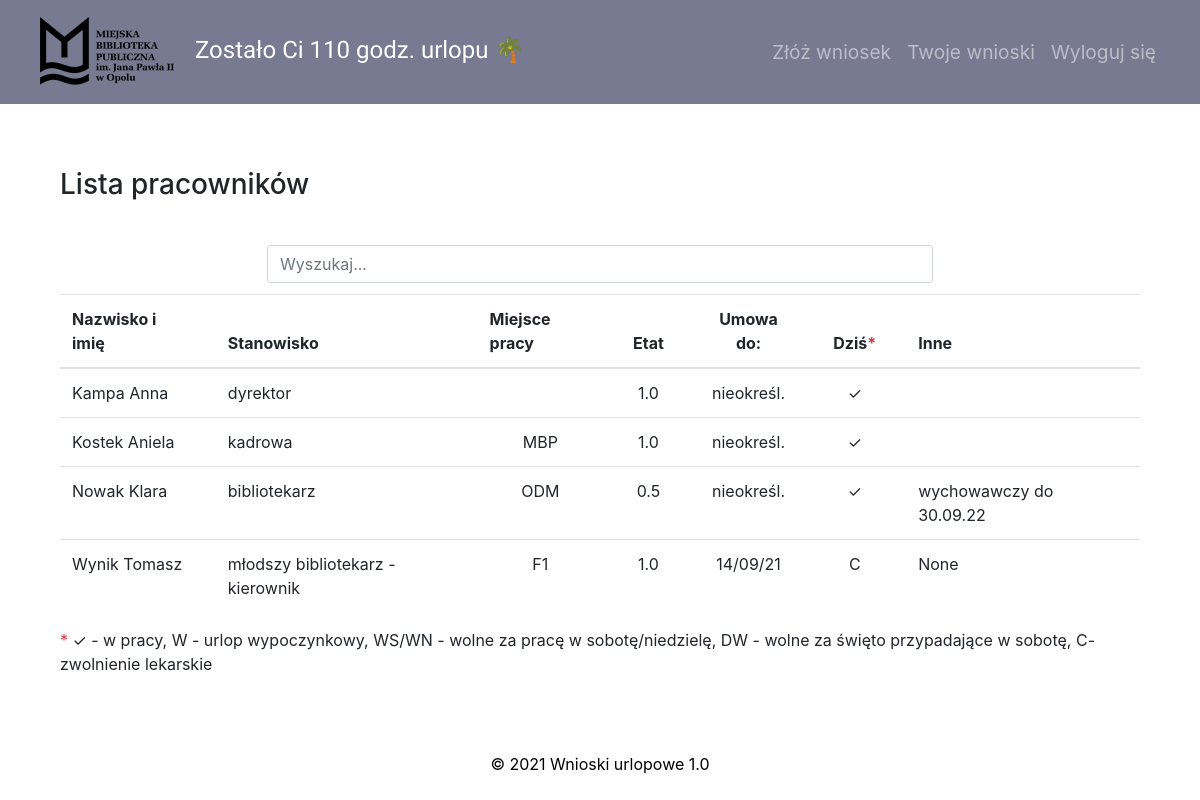
The app's page /employees_list (signed in) with its own data.
### main.py (models this page shows, shortened)
class Employee(UserMixin, db.Model):
    __tablename__ = "employees"
    id = db.Column(db.Integer, primary_key=True)
    name = db.Column(db.String(50), unique=False, nullable=False)
    login = db.Column(db.String(10), unique=True, nullable=False)
    password = db.Column(db.String(100))
    position = db.Column(db.String(50), unique=False)
    position_info = db.Column(db.String(20))
    work_place = db.Column(db.String)
    is_manager = db.Column(db.String(3), nullable=False)
    is_topmanager = db.Column(db.String(3), nullable=False)
    work_time = db.Column(db.Float, unique=False, nullable=False)
    email = db.Column(db.String)
    days_off = db.Column(db.Integer, nullable=False)
    annual_days_off = db.Column(db.Integer)
    contract_end = db.Column(db.String)
    requests = relationship("Request", back_populates="author")
    sickleaves = relationship("SickLeave", back_populates="person")
    manager_id = db.Column(db.Integer, db.ForeignKey("employees.id"))
    manager = relationship("Employee", backref='subordinates', remote_side="Employee.id")
    today_note = db.Column(db.String(20))
    additional_info = db.Column(db.String)

### main.py (the view)
@app.route("/employees_list")
@login_required
def employees_list():
    all_employees = Employee.query.order_by(Employee.name).all()
    employee_to_search = Employee.query.get(current_user.id)
    employees_requests_received = db.session.query(Request).filter(
        Request.send_to_person == employee_to_search.name).filter(Request.status == "oczekujący")
    request_list = len(employees_requests_received.all())
    today = date.today().strftime("%d/%m/%y")
    today_requests = db.session.query(Request).filter(Request.start_date <= today).filter(Request.end_date >= today)
    today_sickleaves = db.session.query(SickLeave).filter(SickLeave.start_date <= today).filter(
        SickLeave.end_date >= today)
    for employee in all_employees:
        todays = db.session.query(SickLeave).filter(SickLeave.start_date <= today).filter(
            SickLeave.end_date >= today).filter(SickLeave.person_id == employee.id).all()
        todayr = db.session.query(Request).filter(Request.start_date <= today).filter(Request.end_date >= today).filter(
            Request.status != "odrzucony").filter(Request.author_id == employee.id).all()
        if len(todays) != 0:
            employee.today_note = "C"
        elif len(todayr) != 0:
            for tr in todayr:
                temporary_list2 = []
                temporary_list2.append(tr.type)
                employee.today_note = temporary_list2[0]
        else:
            employee.today_note = "✓"
    return render_template("employees_list.html", request_list=request_list, today_sickleaves=today_sickleaves,
                           today_requests=today_requests, all_employees=all_employees)

### main.py (called while the page is built)
@login_manager.user_loader
def load_user(employee_id):
    return Employee.query.get(int(employee_id))

### templates/employees_list.html
{% include 'header.html' %}
<section class="page-section">
    <div class="wnioski">
        <h3 class="mt-2">Lista pracowników</h3>
        <div class="row">
            <input class="form-control col search" id="myInput1" type="text" placeholder="Wyszukaj...">
        </div>
        <table class="table js-serial table-responsive empl_table" id="present">
            <thead>
            <tr>
                <th scope="col">Nazwisko i imię</th>
                <th scope="col">Stanowisko</th>
                <th scope="col">Miejsce pracy</th>
                <th scope="col" class="text-center">Etat</th>
                <th scope="col" class="text-center">Umowa do:</th>
                <th scope="col" class="text-center">Dziś<span class="text-danger">*</span></th>
                <th scope="col">Inne</th>
            </tr>
            </thead>
            <tbody id="myTable1">
                {% for employee in all_employees %}
            <tr>
                <td>{{ employee.name }}</td>
                <td>{{ employee.position }}</td>
                <td class="text-center">{{ employee.work_place}}</td>
                <td class="text-center">{{ employee.work_time }}</td>
                <td class="text-center">{{ employee.contract_end }}</td>
                <td class="text-center">{{ employee.today_note}} </td>
                <td> {{ employee.additional_info }}</td>
            </tr>
            {% endfor %}
            </tbody>
        </table>
        <span class="text-danger">*</span> ✓ - w pracy, W - urlop wypoczynkowy, WS/WN - wolne za pracę w
        sobotę/niedzielę, DW - wolne za święto przypadające w sobotę, C- zwolnienie lekarskie
    </div>
</section>
{% include 'footer.html' %}

### templates/header.html (shortened to what this page needs)
<!DOCTYPE html>
<html lang="en">
<head>
</head>
<body>
<!DOCTYPE html>
<html lang="en">
<head>
    <link rel="stylesheet" href="https://maxcdn.bootstrapcdn.com/bootstrap/4.0.0/css/bootstrap.min.css"
>
    <link rel="stylesheet"
          href="https://cdnjs.cloudflare.com/ajax/libs/bootstrap-datepicker/1.9.0/css/bootstrap-datepicker.min.css"/>
    <link href="{{ url_for('static', filename='styles2.css') }}" rel="stylesheet">
</head>
<body>
<section id="body">
    <div class="container-fluid">
    <nav class="navbar fixed-top navbar-expand-lg navbar-dark">
        <a href="{{url_for('main')}}" class="navbar-brand ml-1" id="nav_urlop"><img src="/static/mbp_logo.png" class="d-inline-block align-center"  style="padding-right: 15px;">{%if current_user.is_authenticated%} Zostało Ci {{current_user.days_off}} {% if current_user.work_time<1 %}godz. {%else%} dni  {%endif%}urlopu 🌴 {%endif%}
            </a>
        <div class="collapse navbar-collapse" id="navbarSupportedContent">
        <ul class="navbar-nav ml-auto">
            {% if current_user.position != "dyrektor"%}
                 <li class="nav-item">
                <a class="nav-link " href="{{url_for('main')}}">Złóż wniosek</a>
            </li>
            <li class="nav-item">
                <a class="nav-link " href="{{url_for('my_requests')}}">Twoje wnioski</a>
            </li>
            {% endif %}
            <li class="nav-item">
                <a class="nav-link " href="{{url_for('logout')}}">Wyloguj się</a>
            </li>
        </ul>
        </div>
    </nav>
        </div>
</section>

### static/styles2.css (style rules this page uses)
body { padding-top: 80px; }
#body { background-color: #787A91; }
h3 { margin: 0 0 3% 0; }
.page-section { padding: 5rem 0 0 0; }
.navbar { background-color: #787A91; padding: 1% 3%; }
.navbar-brand { font-size: 1.5rem; }
#nav_urlop { font-family: 'Signika Negative', sans-serif; }
.nav-link { font-size: 1.2rem; }
.search { margin: 1% 20% 1% 20%; }
.empl_table > thead > tr > th { padding-right:30px; }
.empl_table > tbody > tr > td { padding-right:30px; }
.wnioski { margin: 0% 5%; }

### records on screen
Employee: days_off "110", name "Nowak Klara", position "bibliotekarz", work_place "ODM", work_time "0.5", contract_end "nieokreśl.", today_note "✓", additional_info "wychowawczy do 30.09.22"
Employee: name "Kampa Anna", position "dyrektor", work_time "1.0", contract_end "nieokreśl.", today_note "✓"
Employee: name "Kostek Aniela", position "kadrowa", work_place "MBP", work_time "1.0", contract_end "nieokreśl.", today_note "✓"
Employee: name "Wynik Tomasz", position "młodszy bibliotekarz - kierownik", work_place "F1", work_time "1.0", contract_end "14/09/21", today_note "C", additional_info "None"
